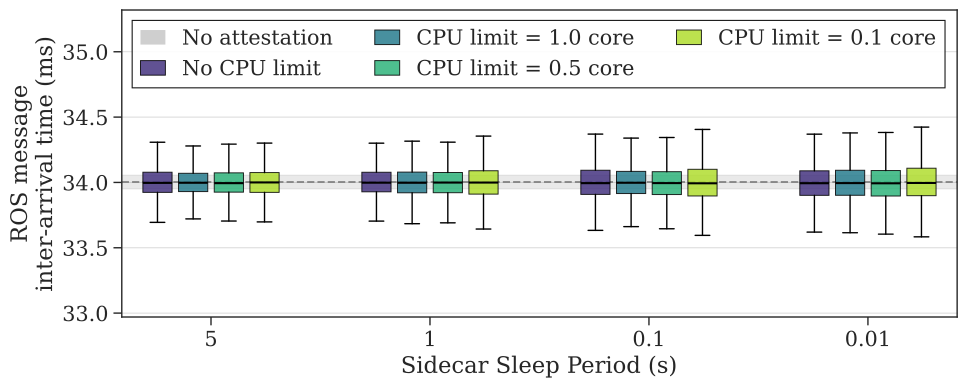

The script that saved this image:
#!/usr/bin/env python3
"""
Grouped boxplot: /tf inter-message interval — SSP × CPU parameter sweep.

X-groups : SSP ∈ {5, 1, 0.1, 0.01} s
Within each group: CPU ∈ {NC, 1.0, 0.5, 0.1} — one box per CPU config.
Baseline (no sidecar) shown as a gray IQR band + dashed median.

Box  : Q1 – Q3  (IQR)
Line : median
Whiskers : Q1 − 1.5×IQR  to  Q3 + 1.5×IQR  (Tukey standard)
Fliers   : hidden
"""

import re
from pathlib import Path

import numpy as np
import matplotlib.patches as mpatches
import matplotlib.pyplot as plt
import pandas as pd
import seaborn as sns

RESULTS_DIR = Path(__file__).parent.parent / "data/robot-stats/results/tf"
FONT_SCALE  = 1.7

SSP_MS_LIST = [5000, 1000, 100, 10]          # 5 s, 1 s, 0.1 s, 0.01 s
CPU_CONFIGS = [("NC", "NC"), ("1.0", 1.0), ("0.5", 0.5), ("0.1", 0.1)]
# (legend label, filter value)  — NC means uncapped

BOX_WIDTH  = 0.18   # width of each individual box
GROUP_GAP  = 0.35   # extra space between SSP groups

_TAGGED_RE = re.compile(
    r"SSP(?P<ssp>\d+)ms-ITERQ\d+-cpu(?P<cpu>[\dp]+|NC)-run\d+\.csv$",
    re.IGNORECASE,
)

COLOR_BASELINE = "#888888"
# viridis sequential: dark purple (NC=uncapped) → yellow-green (0.1=most restricted)
# sampled away from the very bright yellow tail so all boxes read clearly on white
_viridis = plt.cm.viridis([0.15, 0.42, 0.65, 0.88])
CPU_COLORS = {lbl: _viridis[i] for i, (lbl, _) in enumerate(CPU_CONFIGS)}


def _intervals_ms(csv_path: Path) -> np.ndarray:
    df = pd.read_csv(csv_path)
    parts = []
    for _, grp in df.groupby("robot"):
        grp = grp.sort_values("wall_stamp_ns")
        iv = grp["wall_stamp_ns"].diff().dropna().values / 1e6
        parts.append(iv[iv > 0])
    return np.concatenate(parts) if parts else np.array([])


def _collect_baseline(results_tf: Path) -> np.ndarray:
    csvs = sorted((results_tf / "no_sidecar" / "baseline").rglob("*.csv"))
    parts = [_intervals_ms(p) for p in csvs]
    return np.concatenate(parts) if parts else np.array([])


def _collect_sidecar(results_tf: Path, ssp_ms: int, cpu) -> np.ndarray:
    parts = []
    for p in sorted((results_tf / "with_sidecar" / "continuous").rglob("*.csv")):
        m = _TAGGED_RE.search(p.name)
        if not m:
            continue
        if int(m.group("ssp")) != ssp_ms:
            continue
        file_cpu = m.group("cpu").upper()
        if isinstance(cpu, str) and cpu.upper() == "NC":
            if file_cpu != "NC":
                continue
        else:
            if file_cpu == "NC":
                continue
            if abs(float(file_cpu.replace("P", ".")) - float(cpu)) > 1e-6:
                continue
        parts.append(_intervals_ms(p))
    return np.concatenate(parts) if parts else np.array([])


def _print_stats(label: str, iv: np.ndarray) -> None:
    if iv.size == 0:
        print(f"[{label}]  no data")
        return
    q1, med, q3 = np.percentile(iv, [25, 50, 75])
    print(f"[{label}]  n={iv.size:,}  median={med:.2f} ms  "
          f"IQR=[{q1:.2f}, {q3:.2f}]  p95={np.percentile(iv, 95):.2f} ms")


def main():
    script_dir = Path(__file__).parent.resolve()

    if not RESULTS_DIR.exists():
        raise SystemExit(f"Results dir not found: {RESULTS_DIR}")

    iv_baseline = _collect_baseline(RESULTS_DIR)
    _print_stats("baseline", iv_baseline)

    # ── collect all data ────────────────────────────────────────────────────────
    # data[ssp_ms][cpu_label] = intervals array
    data = {}
    for ssp_ms in SSP_MS_LIST:
        data[ssp_ms] = {}
        for cpu_label, cpu_val in CPU_CONFIGS:
            iv = _collect_sidecar(RESULTS_DIR, ssp_ms=ssp_ms, cpu=cpu_val)
            data[ssp_ms][cpu_label] = iv
            _print_stats(f"SSP={ssp_ms}ms  CPU={cpu_label}", iv)

    # ── compute x positions ────────────────────────────────────────────────────
    n_cpu  = len(CPU_CONFIGS)
    # center offsets within a group: symmetric around 0
    offsets = np.linspace(-(n_cpu - 1) / 2, (n_cpu - 1) / 2, n_cpu) * (BOX_WIDTH + 0.04)

    group_centers = []
    c = 0.0
    for _ in SSP_MS_LIST:
        group_centers.append(c)
        c += 1.0 + GROUP_GAP

    # ── plot ────────────────────────────────────────────────────────────────────
    sns.set_theme(context="paper", style="ticks",
                  rc={"xtick.direction": "out", "ytick.direction": "out"},
                  font_scale=FONT_SCALE)
    plt.rcParams.update({"font.family": "serif"})

    fig, ax = plt.subplots(figsize=(9.5, 4.2))
    plt.subplots_adjust(left=0.09, right=0.97, top=0.95, bottom=0.22)

    # baseline band
    if iv_baseline.size:
        q1, med, q3 = np.percentile(iv_baseline, [25, 50, 75])
        ax.axhspan(q1, q3, color=COLOR_BASELINE, alpha=0.18, zorder=1)
        ax.axhline(med, color=COLOR_BASELINE, linewidth=1.4, linestyle="--", zorder=2)

    all_iv_parts = [iv_baseline] if iv_baseline.size else []

    for gi, (ssp_ms, gc) in enumerate(zip(SSP_MS_LIST, group_centers)):
        for ci, ((cpu_label, _), offset) in enumerate(zip(CPU_CONFIGS, offsets)):
            iv = data[ssp_ms][cpu_label]
            if iv.size == 0:
                continue
            all_iv_parts.append(iv)
            pos = gc + offset
            bp = ax.boxplot(
                [iv],
                positions=[pos],
                patch_artist=True,
                widths=BOX_WIDTH,
                notch=False,
                whis=1.5,
                showfliers=False,
                medianprops=dict(color="black", linewidth=1.5),
                whiskerprops=dict(linewidth=1.0, linestyle="-"),
                capprops=dict(linewidth=1.0),
                boxprops=dict(linewidth=0.7),
            )
            for patch in bp["boxes"]:
                patch.set_facecolor(CPU_COLORS[cpu_label])
                patch.set_alpha(0.85)

    # x-axis: one tick per SSP group, labeled in seconds
    ax.set_xticks(group_centers)
    ax.set_xticklabels([f"{ssp / 1000:.4g}" for ssp in SSP_MS_LIST])
    ax.set_xlim(group_centers[0] - 0.55, group_centers[-1] + 0.55)
    ax.set_xlabel("Sidecar Sleep Period (s)")
    ax.set_ylabel("ROS message\ninter-arrival time (ms)")
    ax.tick_params(axis="both", which="major", length=6, width=1.0, direction="out")
    ax.grid(axis="y", linestyle="-", linewidth=0.7, alpha=0.75)
    ax.set_axisbelow(True)

    if all_iv_parts:
        all_iv = np.concatenate(all_iv_parts)
        lo = np.percentile(all_iv, 1)
        hi = np.percentile(all_iv, 99)
        span = hi - lo
        ax.set_ylim(lo - span * 0.5, hi + span * 0.5)

    # ── legend ─────────────────────────────────────────────────────────────────
    legend_handles = [
        mpatches.Patch(facecolor=COLOR_BASELINE, alpha=0.4, edgecolor="none",
                       label="No attestation"),
    ] + [
        mpatches.Patch(facecolor=CPU_COLORS[lbl], alpha=0.85, edgecolor="black",
                       linewidth=0.7,
                       label=f"CPU limit = {lbl} core" if lbl != "NC" else "No CPU limit")
        for lbl, _ in CPU_CONFIGS
    ]
    ax.legend(handles=legend_handles, loc="upper left", frameon=True,
              framealpha=0.9, fancybox=False, edgecolor="black",
              borderpad=0.4, handlelength=1.2, ncol=3)

    out_path = script_dir / "boxplot_ros_topic_latency.pdf"
    fig.savefig(out_path, dpi=300, bbox_inches="tight")
    print(f"\n[OK] Saved: {out_path}")
    plt.close(fig)


if __name__ == "__main__":
    main()
